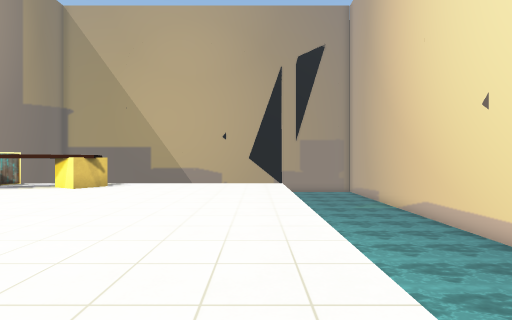
[1] (above)

16 first-person views from a walk through a Unity game level. The camera is 1.3 m above the floor, looks level and sees 85° across. The floor is counted in squares, 2 m on a side. Each view is taken from the middle of a square. On the plan, view 1 faces up. The plan holds only what a view shows up to about 9 squares ahead; the rest is blank. The place goes on beyond the plan. Some animated figures are left out. Some surface patterns are stand-ins.

[2]
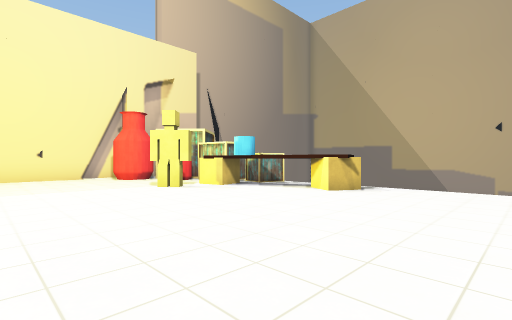

[3]
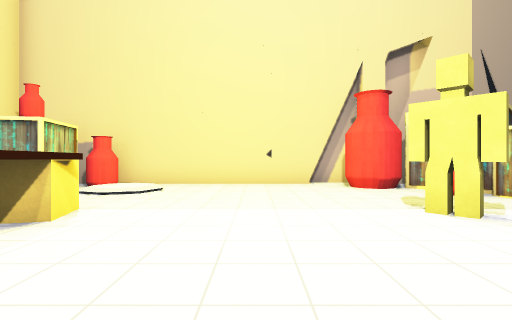

[4]
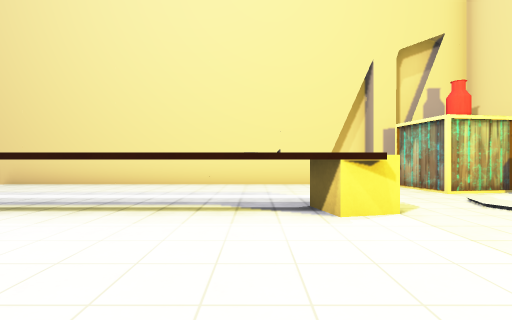

[5]
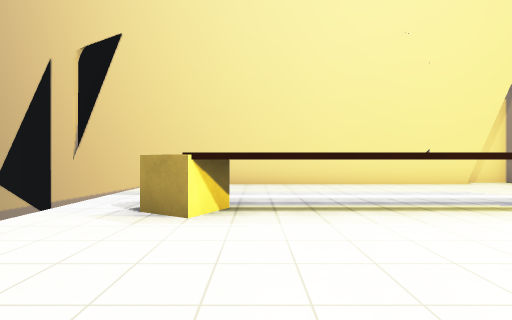

[6]
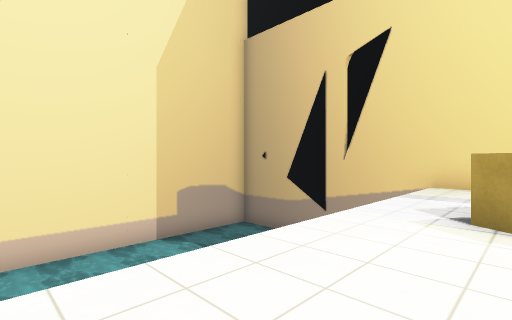

[7]
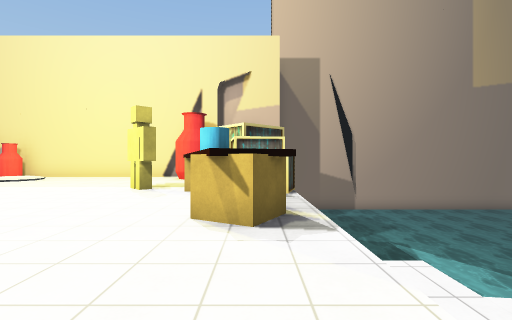

[8]
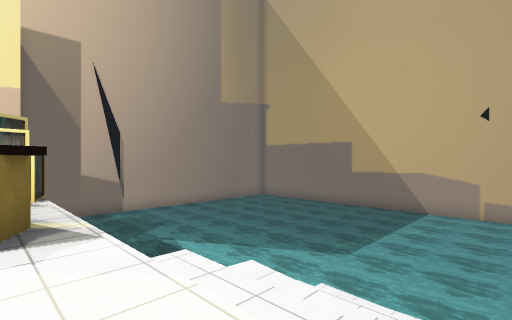

[9]
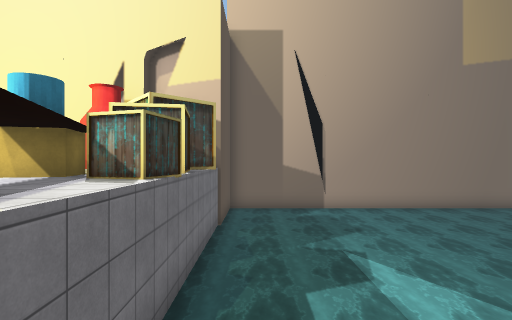

[10]
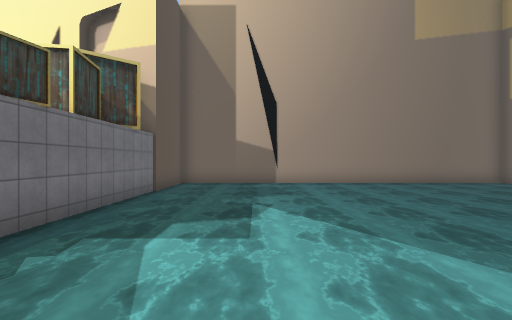

[11]
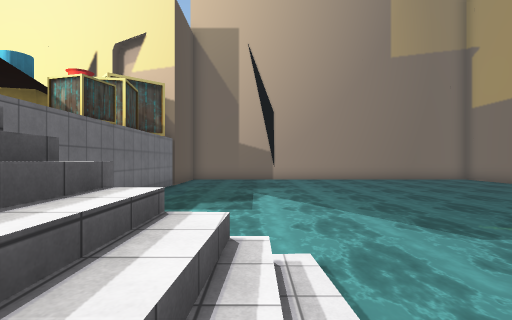

[12]
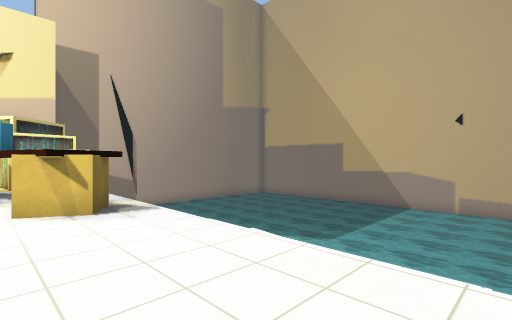

[13]
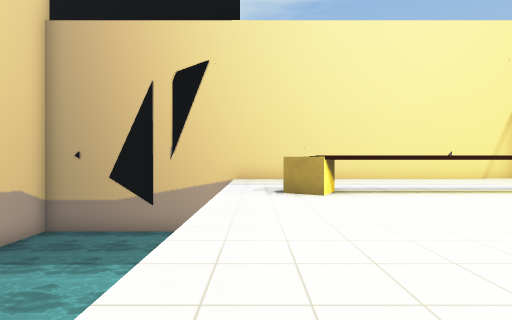

[14]
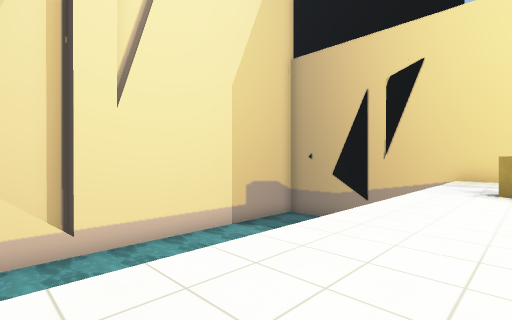

[15]
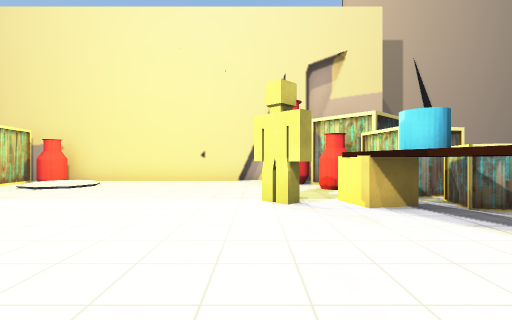

[16]
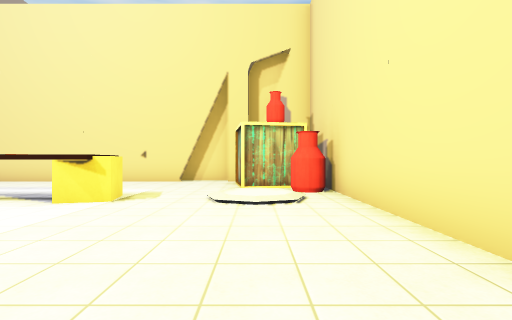

### Floor plan
Key: @ floor where view 1 was taken; # wall or solid block; . main floor; : floor 0.25 m higher than the main floor; / step, stairs or slope; ~ water the walk can cross; ^ raised ledge; C crate; O other object.
Columns run from 12 left of view 1 to 8 right of it. Each row starts with its distance up from view 1.
 19 ~ ~       ~
 18 ~~~~~    ~~~
 17 ~~~~~~  ~~~~
 16 ~~~~~~~~~~~~~
 15 ~~~~~~~~~~~~~
 14 ~~~~~~~~~~~~~
 13 ~~~~~~~~~~~~~
 12 ~~~~~~~~~~~
 11 ~~~~~~~~~///
 10 ~~~~~~~~~//
  9 ~~~~~~~~ //    ~~~~~
  8 #~~~~~~~~///~  ~~~~~
  7 ####CC###....~ ~~~~~
  6 ##O#.###.....~ ~~~~~
  5 ##...#.......~ ~~~~~#
  4 ....#........~ ~~ ~~#
  3 #............~    ~~
  2 #............~    ~~
  1 #............~ ~~ ~~
  0 #./.#......^@~ ~~~~~
 -1 #/:/.^^^^^^^.~ ~~~~~
 -2 ##...........~ ~~~~~
 -3 #CC..........~ ~~~~~
 -4  CC..........~~~~~~~
 -5   ############

Positions as (right, up) in squares from view 1, and headings:
1: (0, 0), facing up
2: (-1, 1), facing up-left
3: (-4, 2), facing left
4: (-6, 3), facing down
5: (-2, 3), facing down
6: (-1, 3), facing down-right
7: (-1, 7), facing left
8: (-1, 7), facing up-left
9: (-3, 9), facing left
10: (-3, 11), facing left
11: (-1, 11), facing left
12: (0, 6), facing up-left
13: (0, 5), facing down
14: (-1, 6), facing down-right
15: (-3, 4), facing left
16: (-10, 4), facing down
